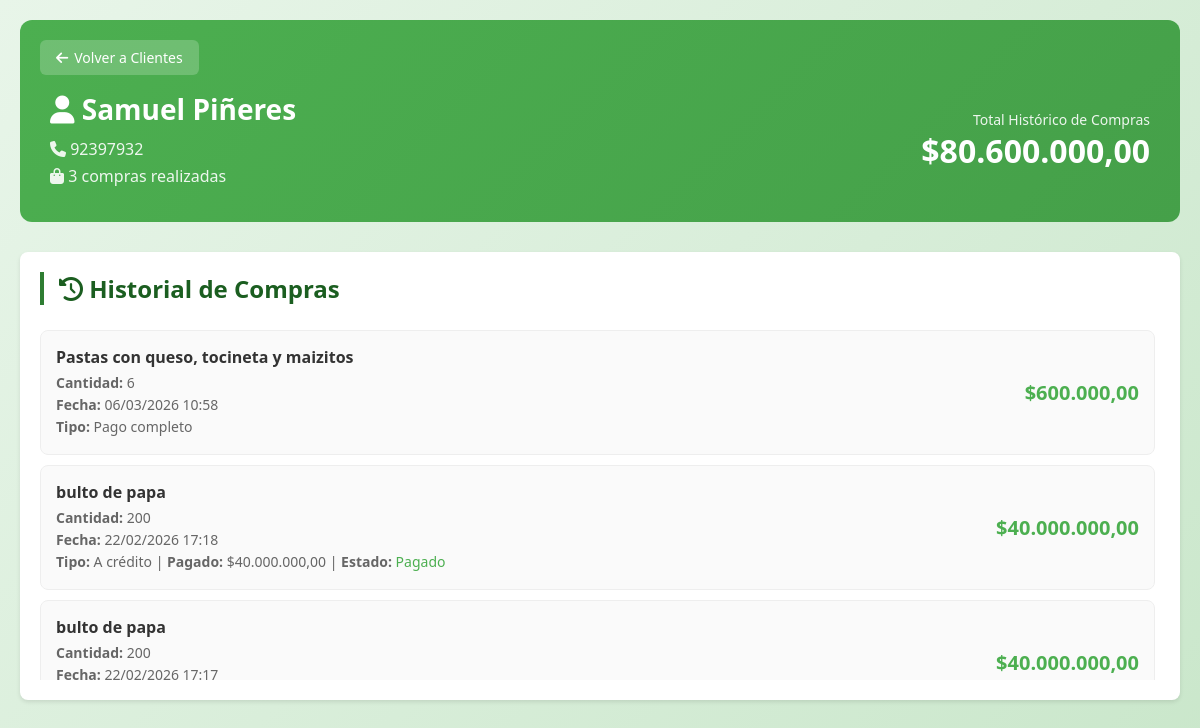
Page /clientes/1/compras/ (signed in) on the earlier database version.
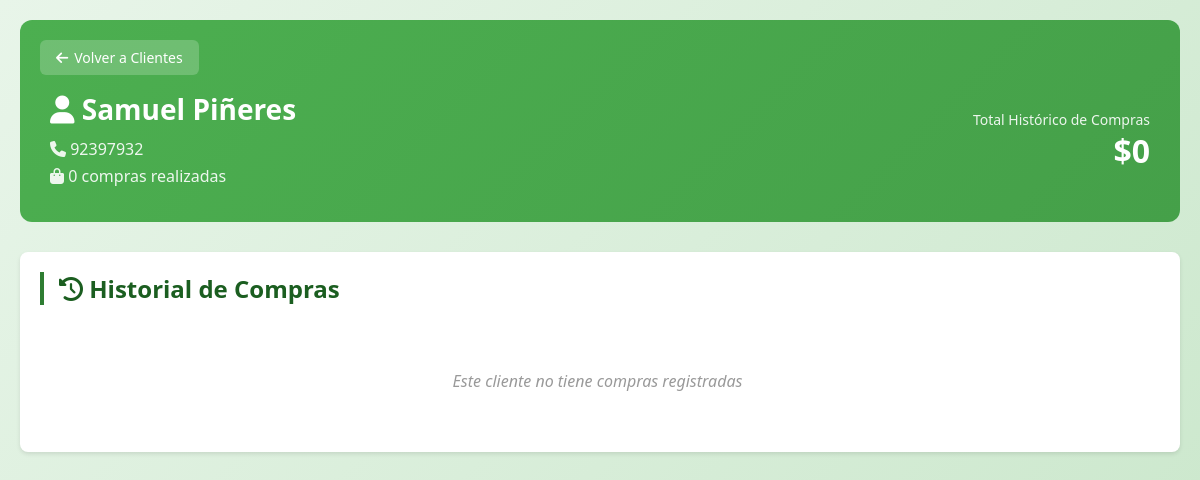
Same page on the later database version.
### apps/ventas/models.py (models this page shows, shortened)
class Venta(models.Model):
    TIPO_PAGO_CHOICES = [
        ('completo', 'Pago Completo'),
        ('fiado', 'Pago a Crédito'),
    ]
    ESTADO_PAGO_CHOICES = [
        ('pagado', 'Pagado'),
        ('pendiente', 'Pendiente'),
        ('vencido', 'Vencido'),
    ]
    idVenta = models.AutoField(primary_key=True)
    cliente = models.ForeignKey(
        Clientes,
        on_delete= models.CASCADE,
        related_name="ventas"
    )
    producto = models.ForeignKey(
        Productos,
        on_delete=models.SET_NULL,
        null=True,
        blank=True
    )
    cantidad = models.IntegerField()
    fecha = models.DateTimeField(auto_now_add=True)
    total = models.DecimalField(max_digits=10, decimal_places=2)
    precio_compra = models.DecimalField(
        max_digits=12,
        decimal_places=2,
        default=0,
        verbose_name="Precio de Compra (unitario)"
    )
    precio_venta = models.DecimalField(
        max_digits=12,
        decimal_places=2,
        default=0,
        verbose_name="Precio de Venta (unitario)"
    )
    ganancia = models.DecimalField(
        max_digits=12,
        decimal_places=2,
        default=0,
        verbose_name="Ganancia Total"
    )
    tipo_pago = models.CharField(
        max_length=10,
        choices=TIPO_PAGO_CHOICES,
        default='completo'
    )
    monto_pagado = models.DecimalField(
        max_digits=10,
        decimal_places=2,
        default=0
    )
    fecha_vencimiento = models.DateField(
        null=True,
        blank=True
    )
    estado_pago = models.CharField(
        max_length=10,
        choices=ESTADO_PAGO_CHOICES,
        default='pagado'
    )
    metodo_pago = models.CharField(
        max_length=10,
        choices=METODO_PAGO_CHOICES,
        default='efectivo',
        verbose_name="Método de Pago"
    )
    @property
    def descripcion(self):
        if self.pk:
            detalles = list(self.detalles.all())
            if detalles:
                items = [f"{d.cantidad} {d.producto.nombre}" for d in detalles]
                return ", ".join(items)
        if self.producto:
            return self.producto.nombre
        return "Sin producto"

### apps/productos/models.py (models this page shows, shortened)
class Productos(models.Model):
    idProducto = models.AutoField(primary_key=True)
    nombre = models.CharField(max_length=255)
    categoria = models.CharField(max_length=20, choices=CATEGORIA_CHOICES, default='otros', verbose_name="Categoría")
    precio_compra = models.DecimalField(max_digits=12, decimal_places=2, default=0, verbose_name="Precio de Compra")
    precio_venta = models.DecimalField(max_digits=12, decimal_places=2, default=0, verbose_name="Precio de Venta")
    stock = models.IntegerField()
    proveedor = models.ForeignKey(
        Proveedores,
        on_delete= models.CASCADE,
        related_name="productos"
    )

### apps/clientes/views.py (the view)
# urls.py: path('<int:pk>/compras/', views.cliente_compras, name='cliente_compras'),
def cliente_compras(request, pk):
    cliente = get_object_or_404(Clientes, idCliente=pk)
    compras = Venta.objects.filter(cliente=cliente).select_related('producto').prefetch_related('detalles', 'detalles__producto').order_by('-fecha')
    total_compras = sum(venta.total for venta in compras)
    context = {
        'cliente': cliente,
        'compras': compras,
        'total_compras': total_compras,
    }
    return render(request, 'cliente_compras.html', context)

### apps/clientes/templates/cliente_compras.html (shortened to what this page needs)
{% load static %}
<!DOCTYPE html>
<html lang="es">
<head>
    <link rel="stylesheet" href="{% static 'css/style.css' %}">
    <link rel="stylesheet" href="https://cdnjs.cloudflare.com/ajax/libs/font-awesome/6.5.1/css/all.min.css">
</head>
<body>
    <div class="container">
        <div class="cliente-header">
            <a href="{% url 'cliente_list' %}" class="btn-volver-top">
                <i class="fas fa-arrow-left"></i> Volver a Clientes
            </a>
            <div class="cliente-content">
                <div class="cliente-info">
                    <h1><i class="fas fa-user"></i> {{ cliente.nombre }} {{ cliente.apellido }}</h1>
                    <p><i class="fas fa-phone"></i> {{ cliente.telefono }}</p>
                    <p><i class="fas fa-shopping-bag"></i> {{ compras.count }} compras realizadas</p>
                </div>
                <div class="cliente-stats">
                    <span class="total-label">Total Histórico de Compras</span>
                    <span class="total-valor">${{ total_compras }}</span>
                </div>
            </div>
        </div>
        <section class="compras-section">
            <h2 class="section-title"><i class="fas fa-history"></i> Historial de Compras</h2>
            <div class="lista-container">
                {% for compra in compras %}
                <div class="compra-item">
                    <div class="compra-info">
                        <h4>{{ compra.descripcion }}</h4>
                        <p><strong>Cantidad:</strong> {{ compra.cantidad }}</p>
                        <p><strong>Fecha:</strong> {{ compra.fecha|date:'d/m/Y H:i' }}</p>
                        {% if compra.tipo_pago == 'fiado' %}
                            <p><strong>Tipo:</strong> A crédito | <strong>Pagado:</strong> ${{ compra.monto_pagado }} | <strong>Estado:</strong>
                                {% if compra.estado_pago == 'pagado' %}
                                    <span style="color: #4CAF50;">Pagado</span>
                                {% elif compra.estado_pago == 'vencido' %}
                                    <span style="color: #f44336;">Vencido</span>
                                {% else %}
                                    <span style="color: #ff9800;">Pendiente</span>
                                {% endif %}
                            </p>
                        {% else %}
                            <p><strong>Tipo:</strong> Pago completo</p>
                        {% endif %}
                    </div>
                    <div class="compra-total">
                        ${{ compra.total }}
                    </div>
                </div>
                {% empty %}
                <p class="empty-message">Este cliente no tiene compras registradas</p>
                {% endfor %}
            </div>
        </section>
    </div>
</body>
</html>

Differences in the rows shown:
removed Venta: descripcion "Pastas con queso, tocineta y maizitos", cantidad "6", fecha "06/03/2026 10:58", shows "Tipo:", tipo_pago "Pago completo", total "600.000,00"
removed Venta: descripcion "bulto de papa", cantidad "200", fecha "22/02/2026 17:18", monto_pagado "40.000.000,00", estado_pago "Pagado", total "40.000.000,00"
removed Venta: descripcion "bulto de papa", cantidad "200", fecha "22/02/2026 17:17", total "40.000.000,00"
Other differences:
{{ compras.count }}: "3" → "0"
{{ total_compras }}: "80.600.000,00" → "0"
text now shown: "Este cliente no tiene compras registradas"
